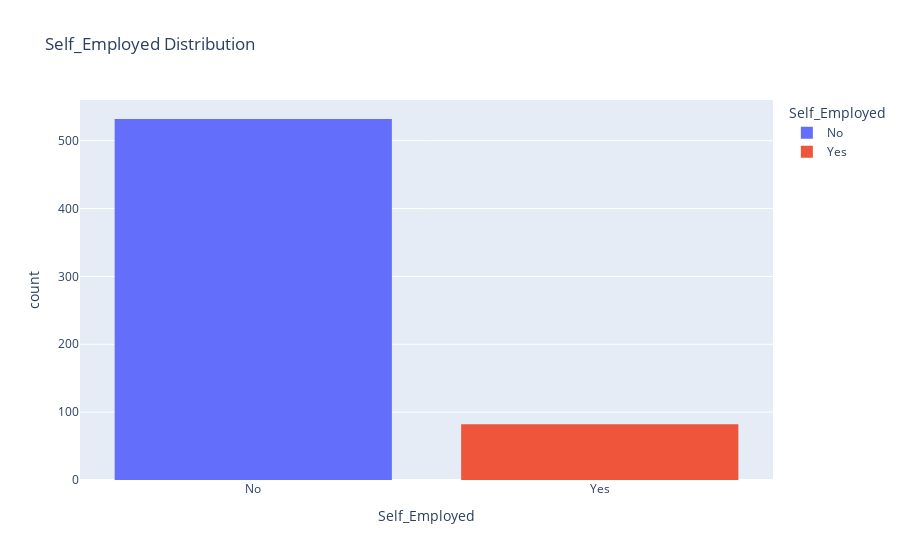

The notebook cell saved with this chart:
### Markdown cell above
### Distribution of the `Self-employment`

### Code cell
fig_Self_Employed_status = px.histogram(data_frame = data,
                               x = 'Self_Employed',
                               color = 'Self_Employed',
                               title = 'Self_Employed Distribution')
fig_Self_Employed_status.show()

### Figure 1 — Plotly figure (JSON) as saved in the notebook; plotly's stock layout.template omitted (floating-point values rounded to 4 significant figures; data arrays with more than 128 entries replaced by an {"elided": "..."} marker saying what was removed)
{"data": [{"alignmentgroup": "True", "bingroup": "x", "hovertemplate": "Self_Employed=%{x}<br>count=%{y}<extra></extra>", "legendgroup": "No", "marker": {"color": "#636efa", "pattern": {"shape": ""}}, "name": "No", "offsetgroup": "No", "orientation": "v", "showlegend": true, "type": "histogram", "x": {"elided": "532 str values"}, "xaxis": "x", "yaxis": "y"}, {"alignmentgroup": "True", "bingroup": "x", "hovertemplate": "Self_Employed=%{x}<br>count=%{y}<extra></extra>", "legendgroup": "Yes", "marker": {"color": "#EF553B", "pattern": {"shape": ""}}, "name": "Yes", "offsetgroup": "Yes", "orientation": "v", "showlegend": true, "type": "histogram", "x": ["Yes", "Yes", "Yes", "Yes", "Yes", "Yes", "Yes", "Yes", "Yes", "Yes", "Yes", "Yes", "Yes", "Yes", "Yes", "Yes", "Yes", "Yes", "Yes", "Yes", "Yes", "Yes", "Yes", "Yes", "Yes", "Yes", "Yes", "Yes", "Yes", "Yes", "Yes", "Yes", "Yes", "Yes", "Yes", "Yes", "Yes", "Yes", "Yes", "Yes", "Yes", "Yes", "Yes", "Yes", "Yes", "Yes", "Yes", "Yes", "Yes", "Yes", "Yes", "Yes", "Yes", "Yes", "Yes", "Yes", "Yes", "Yes", "Yes", "Yes", "Yes", "Yes", "Yes", "Yes", "Yes", "Yes", "Yes", "Yes", "Yes", "Yes", "Yes", "Yes", "Yes", "Yes", "Yes", "Yes", "Yes", "Yes", "Yes", "Yes", "Yes", "Yes"], "xaxis": "x", "yaxis": "y"}], "layout": {"barmode": "relative", "legend": {"title": {"text": "Self_Employed"}, "tracegroupgap": 0}, "title": {"text": "Self_Employed Distribution"}, "xaxis": {"anchor": "y", "categoryarray": ["No", "Yes"], "categoryorder": "array", "domain": [0, 1], "title": {"text": "Self_Employed"}}, "yaxis": {"anchor": "x", "domain": [0, 1], "title": {"text": "count"}}}}
